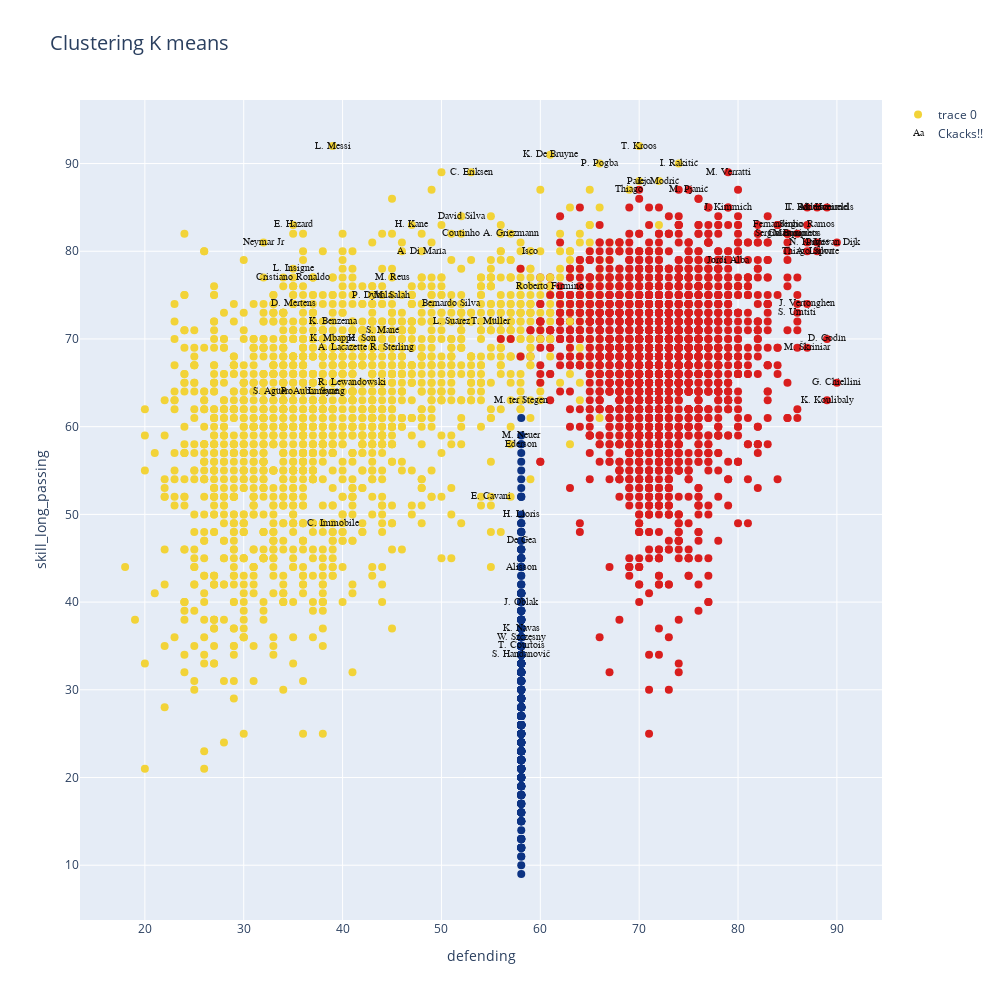

Notebook code for this chart:
### Markdown cell above
**Graficamos el resultado kmedias con la cantidad de clases elegida: Visualizamos de a dos variables por vez**

### Code cell
data=[]
bool_crack=df_n["overall"] > 85
bool_no_crack=df_n["overall"]<86


kmean_clusters = go.Scatter(x=df_skills[skill_1], y=df_skills[skill_2],
                                mode='markers',
                                text=df_n.loc[:,'short_name'],
                                marker=dict(
                                size=8,
                                color = clusters.astype(np.float), #set color equal to a variable
                                colorscale='Portland',
                                showscale=False)
                           )

crack =go.Scatter(x=df_skills.loc[bool_crack,skill_1], y=df_skills.loc[bool_crack,skill_2],name='Ckacks!!',
                      text=df_n.loc[bool_crack,'short_name'],
                      textfont=dict(family='sans serif',size=10,color='black'),
                      opacity=0.9,mode='text')

data=[kmean_clusters,crack]

layout = go.Layout(title="Clustering K means ",titlefont=dict(size=20),
                xaxis=dict(title=skill_1),
                yaxis=dict(title=skill_2),
                autosize=False, width=1000,height=1000)

fig = go.Figure(data=data, layout=layout)

iplot(fig)

### Figure 1 — Plotly figure (JSON) as saved in the notebook; plotly's stock layout.template omitted (floating-point values rounded to 4 significant figures; data arrays with more than 128 entries replaced by an {"elided": "..."} marker saying what was removed)
{"data": [{"marker": {"color": {"elided": "4756 int values"}, "colorscale": [[0, "rgb(12,51,131)"], [0.25, "rgb(10,136,186)"], [0.5, "rgb(242,211,56)"], [0.75, "rgb(242,143,56)"], [1, "rgb(217,30,30)"]], "showscale": false, "size": 8}, "mode": "markers", "text": {"elided": "4756 str values"}, "type": "scatter", "x": {"elided": "4756 float values"}, "y": {"elided": "4756 int values"}}, {"mode": "text", "name": "Ckacks!!", "opacity": 0.9, "text": ["L. Messi", "Cristiano Ronaldo", "Neymar Jr", "J. Oblak", "E. Hazard", "K. De Bruyne", "M. ter Stegen", "V. van Dijk", "L. Modrić", "M. Salah", "K. Mbappé", "K. Koulibaly", "H. Kane", "Alisson", "De Gea", "N. Kanté", "G. Chiellini", "S. Agüero", "Sergio Ramos", "L. Suárez", "R. Lewandowski", "Sergio Busquets", "A. Griezmann", "P. Dybala", "P. Pogba", "Ederson", "R. Sterling", "C. Eriksen", "T. Courtois", "Piqué", "S. Handanovič", "M. Neuer", "H. Lloris", "David Silva", "E. Cavani", "D. Godín", "T. Kroos", "M. Reus", "P. Aubameyang", "S. Mané", "A. Laporte", "Bernardo Silva", "Casemiro", "H. Son", "Fernandinho", "Thiago Silva", "K. Benzema", "J. Vertonghen", "D. Mertens", "M. Hummels", "T. Alderweireld", "Jordi Alba", "Thiago", "K. Navas", "L. Insigne", "L. Sané", "Marquinhos", "M. Škriniar", "M. Verratti", "S. Umtiti", "W. Szczęsny", "J. Kimmich", "Isco", "Roberto Firmino", "I. Rakitić", "M. Pjanić", "A. Di María", "L. Bonucci", "Coutinho", "Parejo", "T. Müller", "C. Immobile", "A. Lacazette"], "textfont": {"color": "black", "family": "sans serif", "size": 10}, "type": "scatter", "x": [39, 35, 32, 58.07, 35, 61, 58.07, 90, 72, 45, 39, 89, 47, 58.07, 58.07, 87, 90, 33, 87, 51, 41, 85, 57, 43, 66, 58.07, 45, 53, 58.07, 88, 58.07, 58.07, 58.07, 52, 55, 89, 70, 45, 37, 44, 88, 51, 85, 42, 84, 87, 39, 87, 35, 89, 88, 79, 69, 58.07, 35, 38, 86, 87, 79, 86, 58.07, 79, 59, 61, 74, 75, 48, 87, 52, 70, 55, 39, 40], "y": [92, 77, 81, 40, 83, 91, 63, 81, 88, 75, 70, 63, 83, 44, 47, 81, 65, 64, 83, 72, 65, 82, 82, 75, 90, 58, 69, 89, 35, 81, 34, 59, 50, 84, 52, 70, 92, 77, 64, 71, 80, 74, 82, 70, 83, 80, 72, 74, 74, 85, 85, 79, 87, 37, 78, 64, 82, 69, 89, 73, 36, 85, 80, 76, 90, 87, 80, 85, 82, 88, 72, 49, 69]}], "layout": {"autosize": false, "height": 1000, "title": {"font": {"size": 20}, "text": "Clustering K means "}, "width": 1000, "xaxis": {"title": {"text": "defending"}}, "yaxis": {"title": {"text": "skill_long_passing"}}}}
